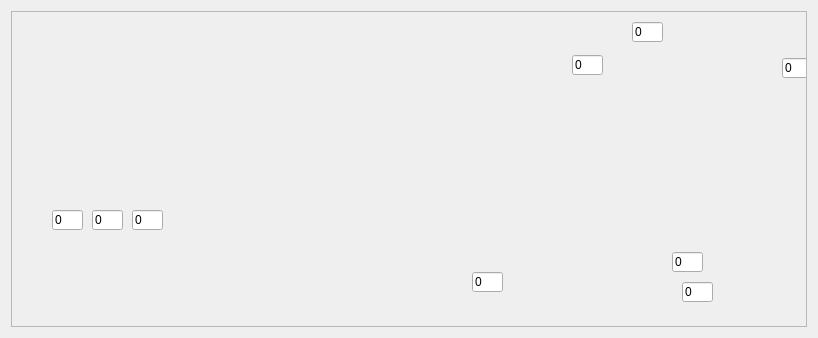
<?xml version="1.0" encoding="UTF-8"?>
<ui version="4.0">
 <class>SpringImageZoomDialog</class>
 <widget class="QDialog" name="SpringImageZoomDialog">
  <property name="geometry">
   <rect>
    <x>0</x>
    <y>0</y>
    <width>818</width>
    <height>338</height>
   </rect>
  </property>
  <property name="minimumSize">
   <size>
    <width>818</width>
    <height>338</height>
   </size>
  </property>
  <property name="maximumSize">
   <size>
    <width>818</width>
    <height>338</height>
   </size>
  </property>
  <property name="windowTitle">
   <string>Spring image</string>
  </property>
  <layout class="QGridLayout" name="gridLayout">
   <item row="0" column="0">
    <widget class="QScrollArea" name="SA">
     <property name="widgetResizable">
      <bool>true</bool>
     </property>
     <widget class="QWidget" name="scrollAreaWidgetContents">
      <property name="geometry">
       <rect>
        <x>0</x>
        <y>0</y>
        <width>798</width>
        <height>318</height>
       </rect>
      </property>
      <widget class="QLabel" name="label">
       <property name="geometry">
        <rect>
         <x>0</x>
         <y>0</y>
         <width>801</width>
         <height>321</height>
        </rect>
       </property>
       <property name="text">
        <string/>
       </property>
       <property name="pixmap">
        <pixmap>spring.PNG</pixmap>
       </property>
       <property name="scaledContents">
        <bool>true</bool>
       </property>
      </widget>
      <widget class="QLineEdit" name="LE_Outer_Diameter">
       <property name="geometry">
        <rect>
         <x>40</x>
         <y>198</y>
         <width>31</width>
         <height>20</height>
        </rect>
       </property>
       <property name="layoutDirection">
        <enum>Qt::LeftToRight</enum>
       </property>
       <property name="text">
        <string>0</string>
       </property>
       <property name="cursorPosition">
        <number>1</number>
       </property>
       <property name="alignment">
        <set>Qt::AlignLeading|Qt::AlignLeft|Qt::AlignVCenter</set>
       </property>
       <property name="cursorMoveStyle">
        <enum>Qt::LogicalMoveStyle</enum>
       </property>
      </widget>
      <widget class="QLineEdit" name="LE_Middle_Diameter">
       <property name="geometry">
        <rect>
         <x>80</x>
         <y>198</y>
         <width>31</width>
         <height>20</height>
        </rect>
       </property>
       <property name="layoutDirection">
        <enum>Qt::LeftToRight</enum>
       </property>
       <property name="text">
        <string>0</string>
       </property>
       <property name="cursorPosition">
        <number>1</number>
       </property>
       <property name="alignment">
        <set>Qt::AlignLeading|Qt::AlignLeft|Qt::AlignVCenter</set>
       </property>
       <property name="cursorMoveStyle">
        <enum>Qt::LogicalMoveStyle</enum>
       </property>
      </widget>
      <widget class="QLineEdit" name="LE_Inner_Diameter">
       <property name="geometry">
        <rect>
         <x>120</x>
         <y>198</y>
         <width>31</width>
         <height>20</height>
        </rect>
       </property>
       <property name="layoutDirection">
        <enum>Qt::LeftToRight</enum>
       </property>
       <property name="text">
        <string>0</string>
       </property>
       <property name="cursorPosition">
        <number>1</number>
       </property>
       <property name="alignment">
        <set>Qt::AlignLeading|Qt::AlignLeft|Qt::AlignVCenter</set>
       </property>
       <property name="cursorMoveStyle">
        <enum>Qt::LogicalMoveStyle</enum>
       </property>
      </widget>
      <widget class="QLineEdit" name="LE_Free_Length">
       <property name="geometry">
        <rect>
         <x>620</x>
         <y>10</y>
         <width>31</width>
         <height>20</height>
        </rect>
       </property>
       <property name="layoutDirection">
        <enum>Qt::LeftToRight</enum>
       </property>
       <property name="text">
        <string>0</string>
       </property>
       <property name="cursorPosition">
        <number>1</number>
       </property>
       <property name="alignment">
        <set>Qt::AlignLeading|Qt::AlignLeft|Qt::AlignVCenter</set>
       </property>
       <property name="cursorMoveStyle">
        <enum>Qt::LogicalMoveStyle</enum>
       </property>
      </widget>
      <widget class="QLineEdit" name="LE_Inst_Length">
       <property name="geometry">
        <rect>
         <x>560</x>
         <y>43</y>
         <width>31</width>
         <height>20</height>
        </rect>
       </property>
       <property name="layoutDirection">
        <enum>Qt::LeftToRight</enum>
       </property>
       <property name="text">
        <string>0</string>
       </property>
       <property name="cursorPosition">
        <number>1</number>
       </property>
       <property name="alignment">
        <set>Qt::AlignLeading|Qt::AlignLeft|Qt::AlignVCenter</set>
       </property>
       <property name="cursorMoveStyle">
        <enum>Qt::LogicalMoveStyle</enum>
       </property>
      </widget>
      <widget class="QLineEdit" name="LE_Init_Comp">
       <property name="geometry">
        <rect>
         <x>770</x>
         <y>46</y>
         <width>31</width>
         <height>20</height>
        </rect>
       </property>
       <property name="layoutDirection">
        <enum>Qt::LeftToRight</enum>
       </property>
       <property name="text">
        <string>0</string>
       </property>
       <property name="cursorPosition">
        <number>1</number>
       </property>
       <property name="alignment">
        <set>Qt::AlignLeading|Qt::AlignLeft|Qt::AlignVCenter</set>
       </property>
       <property name="cursorMoveStyle">
        <enum>Qt::LogicalMoveStyle</enum>
       </property>
      </widget>
      <widget class="QLineEdit" name="LE_d">
       <property name="geometry">
        <rect>
         <x>460</x>
         <y>260</y>
         <width>31</width>
         <height>20</height>
        </rect>
       </property>
       <property name="layoutDirection">
        <enum>Qt::LeftToRight</enum>
       </property>
       <property name="text">
        <string>0</string>
       </property>
       <property name="cursorPosition">
        <number>1</number>
       </property>
       <property name="alignment">
        <set>Qt::AlignLeading|Qt::AlignLeft|Qt::AlignVCenter</set>
       </property>
       <property name="cursorMoveStyle">
        <enum>Qt::LogicalMoveStyle</enum>
       </property>
      </widget>
      <widget class="QLineEdit" name="LE_Stroke">
       <property name="geometry">
        <rect>
         <x>660</x>
         <y>240</y>
         <width>31</width>
         <height>20</height>
        </rect>
       </property>
       <property name="layoutDirection">
        <enum>Qt::LeftToRight</enum>
       </property>
       <property name="text">
        <string>0</string>
       </property>
       <property name="cursorPosition">
        <number>1</number>
       </property>
       <property name="alignment">
        <set>Qt::AlignLeading|Qt::AlignLeft|Qt::AlignVCenter</set>
       </property>
       <property name="cursorMoveStyle">
        <enum>Qt::LogicalMoveStyle</enum>
       </property>
      </widget>
      <widget class="QLineEdit" name="LE_Max_Comp">
       <property name="geometry">
        <rect>
         <x>670</x>
         <y>270</y>
         <width>31</width>
         <height>20</height>
        </rect>
       </property>
       <property name="layoutDirection">
        <enum>Qt::LeftToRight</enum>
       </property>
       <property name="text">
        <string>0</string>
       </property>
       <property name="cursorPosition">
        <number>1</number>
       </property>
       <property name="alignment">
        <set>Qt::AlignLeading|Qt::AlignLeft|Qt::AlignVCenter</set>
       </property>
       <property name="cursorMoveStyle">
        <enum>Qt::LogicalMoveStyle</enum>
       </property>
      </widget>
     </widget>
    </widget>
   </item>
  </layout>
 </widget>
 <resources/>
 <connections/>
</ui>
